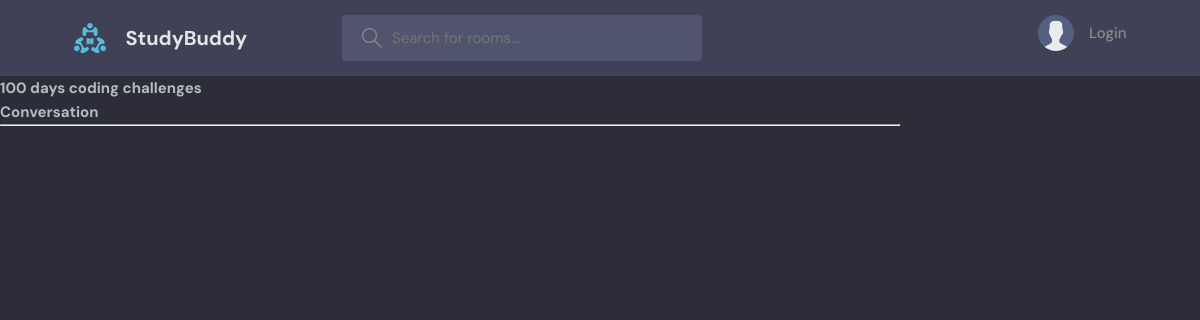
The page /room9/ on the database as committed earlier.
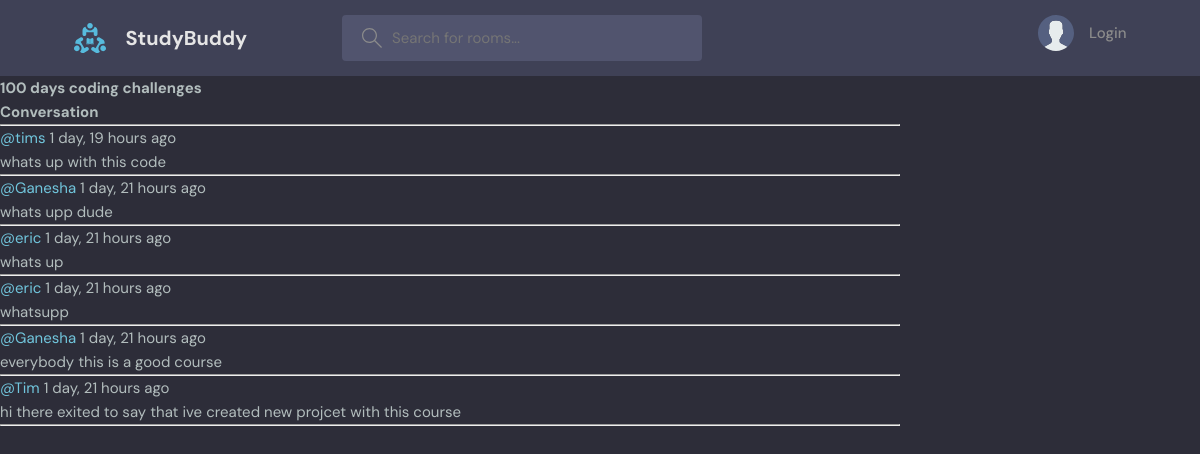
The same page on the database as committed later.
### base/models.py (models this page shows, shortened)
class Message(models.Model):
    user =models.ForeignKey(User, on_delete = models.CASCADE)
    room = models.ForeignKey(Room, on_delete=models.CASCADE)
    body = models.TextField()
    updated = models.DateTimeField(auto_now=True)
    created = models.DateTimeField(auto_now_add=True)
    class Meta:
        ordering = ['-updated','-created']

### base/views.py (the view, shortened to what this page needs)
def room(request,pk):
    room = Room.objects.get(id = pk)
    room_messages = room.message_set.all().order_by('-created')
    participants = room.participants.all()
    context = {"room":room,"room_messages":room_messages,'participants':participants}
    return render(request, 'base/room.html',context)

### base/templates/base/room.html (shortened to what this page needs)
{%extends 'main.html'%} {%block content%}
<div class="room-container">
    <div>
        <h1>{{room.name}}</h1>
        <div class="comment-wrapper">
            <h3>Conversation</h1>
            <hr/>
            {%for message in room_messages%}
            <div>
                <a href="{%url 'user_profile' user.id%}">@{{message.user}}</a> <small>{{message.created|timesince}} ago</small>
                <p>{{message.body}}</p>
                <hr>
            </div>
            {%endfor%}
        </div>
{%endblock%}

Rows that differ between the two databases and show on the page:
added Message: user "tims", created "1 day, 19 hours", body "whats up with this code"
added Message: user "Ganesha", created "1 day, 21 hours", body "whats upp dude"
added Message: user "eric", created "1 day, 21 hours", body "whats up"
added Message: user "eric", created "1 day, 21 hours", body "whatsupp"
added Message: user "Ganesha", created "1 day, 21 hours", body "everybody this is a good course"
added Message: user "Tim", created "1 day, 21 hours", body "hi there exited to say that ive created new projcet with this course"
